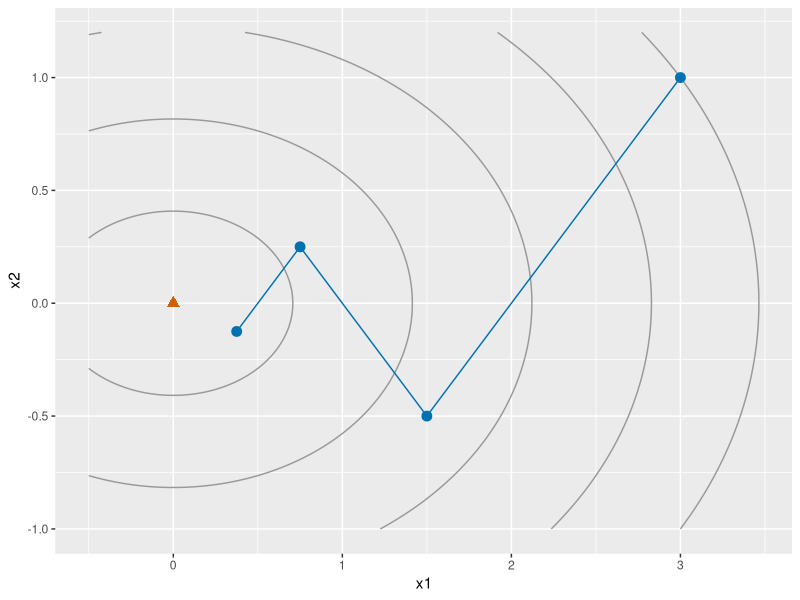

Recreate this plot in R.
## ---- chunk 1
#| label: gd-zigzag-r
#| fig-alt: >-
#|   Plot over the plane of nested elliptical level curves of f of x equal to
#|   one half of x1 squared plus 3 x2 squared, in grey, elongated along the
#|   x1 axis. A blue path of line segments with circles starts at the point
#|   (3, 1), then goes to (1.5, -0.5), (0.75, 0.25), and (0.375, -0.125),
#|   crossing the x1 axis at every step and closing in on the origin, which is
#|   marked by a vermilion triangle.
#| fig-height: 4
#| fig-width: 6
gz_grid_gz <- expand.grid(
  x1 = seq(-0.5, 3.5, length.out = 201),
  x2 = seq(-1, 1.2, length.out = 201)
)
gz_grid_gz$f <- 0.5 * (gz_grid_gz$x1^2 + 3 * gz_grid_gz$x2^2)
gz_path_gz <- tibble::tibble(
  x1 = 3 * 0.5^(0:3),
  x2 = c(1, -0.5, 0.25, -0.125)
)
gz_origin_gz <- tibble::tibble(x1 = 0, x2 = 0)
ggplot2::ggplot(gz_grid_gz, ggplot2::aes(x1, x2)) +
  ggplot2::geom_contour(
    ggplot2::aes(z = f), colour = "grey60", breaks = c(0.25, 1, 2.25, 4, 6)
  ) +
  ggplot2::geom_path(data = gz_path_gz, colour = "#0072B2") +
  ggplot2::geom_point(data = gz_path_gz, colour = "#0072B2", size = 3) +
  ggplot2::geom_point(
    data = gz_origin_gz, colour = "#D55E00", size = 3, shape = 17
  ) +
  ggplot2::labs(x = "x1", y = "x2")
